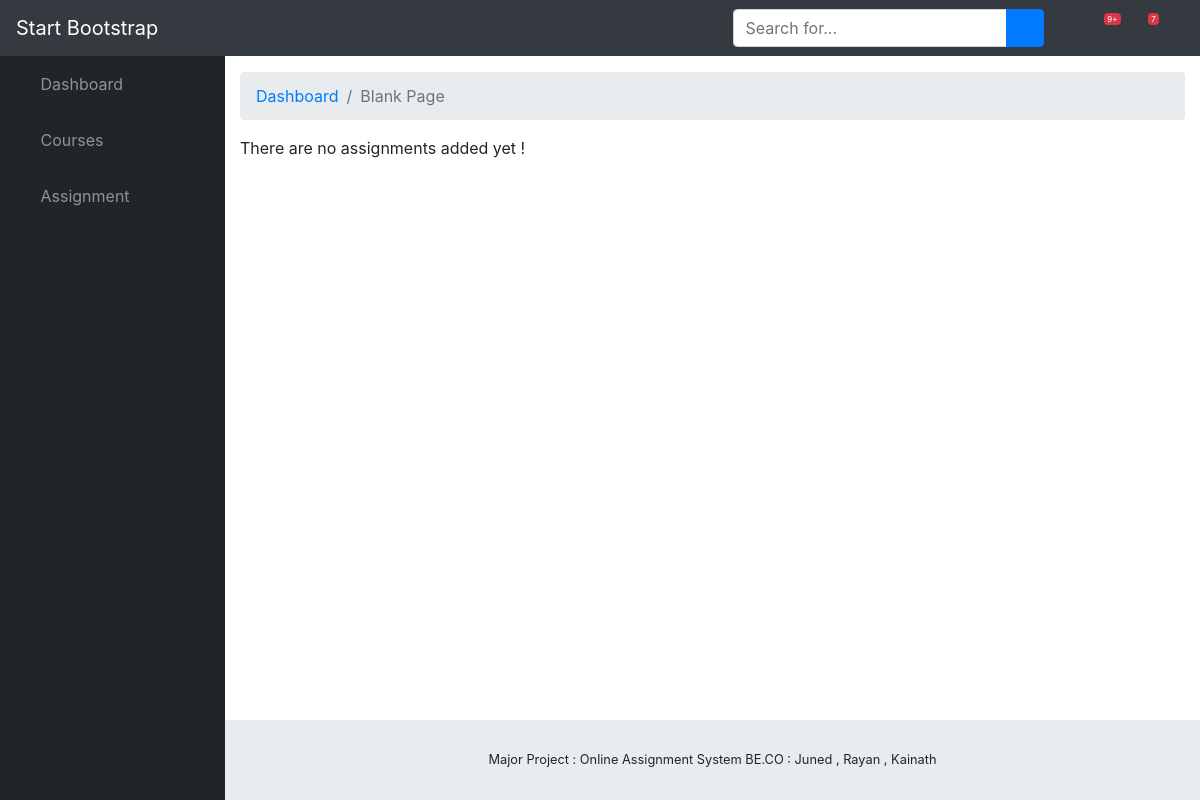
Page /assignment/assignment_list/ (signed in) on the earlier database version.
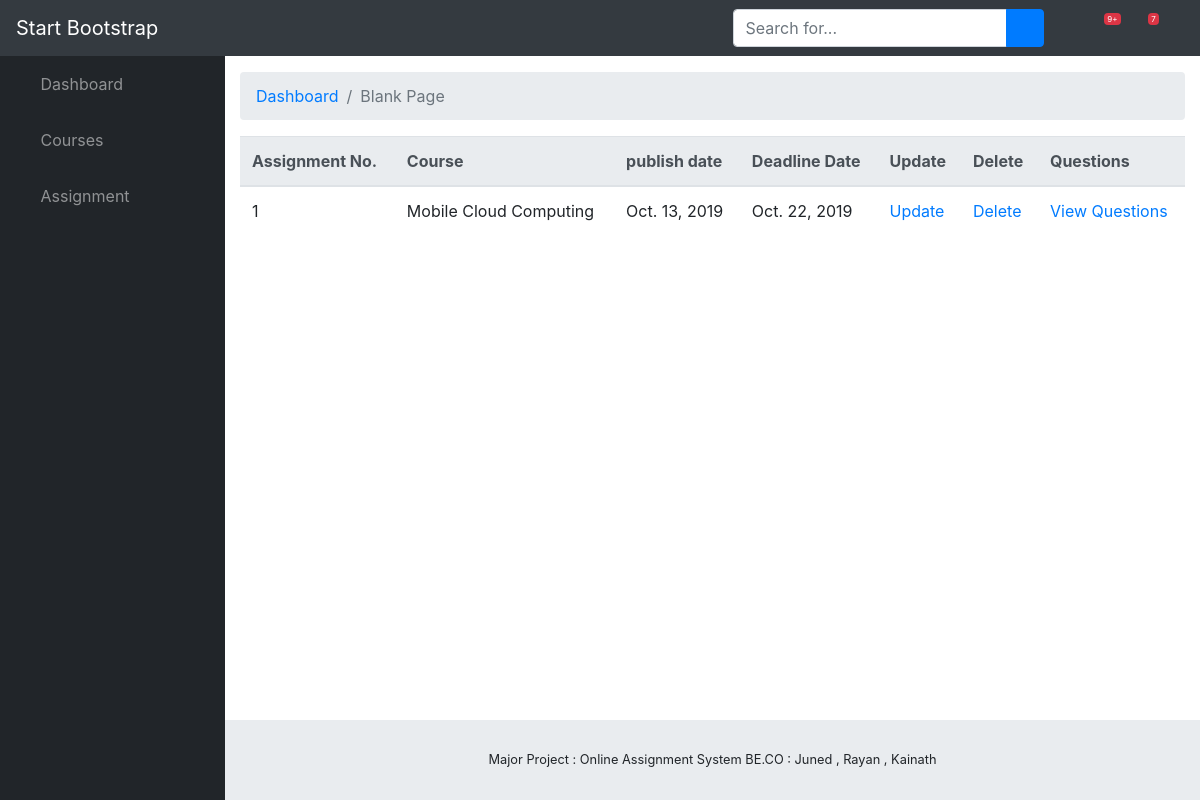
Same page on the later database version.
### assignment/models.py (models this page shows, shortened)
class Assignment(models.Model):
    number = models.IntegerField()
    course = models.ForeignKey(Course,on_delete = models.SET_NULL,blank=True,null=True)
    publish_date = models.DateField(auto_now_add = True)
    deadline_date = models.DateField()
    faculty = models.ForeignKey(Faculty,on_delete = models.SET_NULL,blank=True,null=True)

class Course(models.Model):
    name = models.CharField(max_length = 50)
    branch = models.ForeignKey(Branch,on_delete = models.SET_NULL,blank=True,null=True)
    faculty = models.ForeignKey(Faculty ,on_delete = models.SET_NULL,blank=True,null=True)
    year = models.ForeignKey(StudyYear ,on_delete = models.SET_NULL,blank=True,null=True)
    semester = models.ForeignKey(Semester ,on_delete = models.SET_NULL,blank=True,null=True )
    def __str__(self):
        return self.name

### assignment/views.py (the view)
# urls.py: path('assignment_list/',views.AssignmentListView.as_view(),name='ViewAssignment'),
class AssignmentListView(generic.ListView):
    model = Assignment
    template_name = "dashboard/assignment_list.html"
    context_object_name = 'assignment_list'
    paginate_by = 10
    def get_queryset(self):
        faculty = Faculty.objects.get(user=self.request.user)
        return Assignment.objects.filter(faculty=faculty)

### assignment/templates/dashboard/assignment_list.html
{% extends "./base.html" %}
{% block content %}
{% if assignment_list %}
  <table class="table">
    <thead class="thead-light">
      <tr>
        <th scope="col">Assignment No.</th>
        <th scope="col">Course</th>
        <th scope="col">publish date</th>
        <th scope="col">Deadline Date</th>
        <th scope="col">Update</th>
        <th scope="col">Delete</th>
        <th scope="col">Questions</th>
      </tr>
    </thead>
    <tbody>
      {% for assignment in assignment_list %}
      <tr>
        <td>{{ assignment.number }}</td>
        <td>{{ assignment.course }}</td>
        <td>{{ assignment.publish_date }}</td>
        <td>{{ assignment.deadline_date }}</td>
        <td> <a href="{% url 'UpdateAssignment' assignment.id %}">Update</a> </td>
        <td> <a onclick="return confirm('Are you sure?');" href="{% url 'DeleteAssignment' assignment.id %}">Delete</a></td>
        <td><a href="{% url 'assignment_detail' assignment.id %}">View Questions</a></td>
      </tr>
    {% endfor %}
    </tbody>
  </table>
  {% else %}
    <p>There are no assignments added yet !</p>
  {% endif %}
{% endblock %}

Differences in the rows shown:
added Assignment: number "1", course "Mobile Cloud Computing", publish_date "Oct. 13, 2019", deadline_date "Oct. 22, 2019"
Other differences:
text no longer shown: "There are no assignments added yet !"
text now shown: "Assignment No. Course publish date Deadline Date Update Delete Questions"
